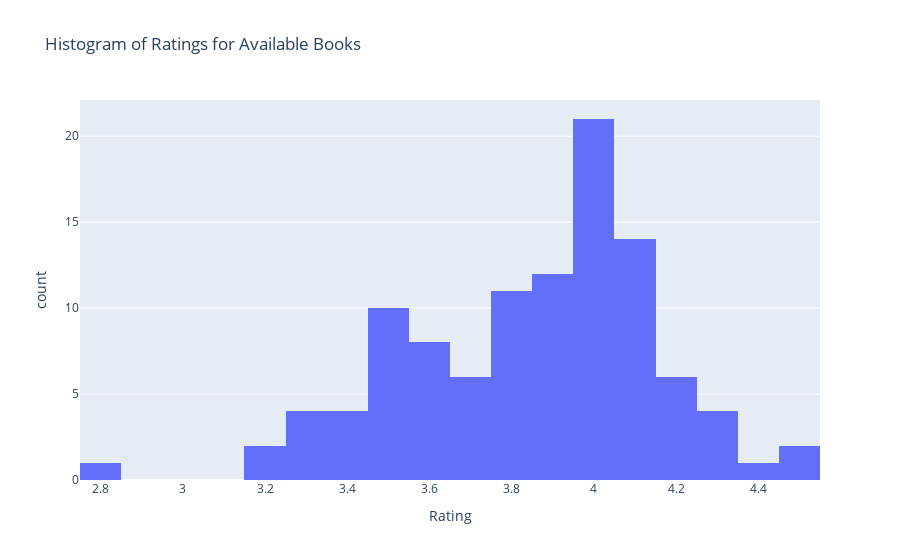

The cell this chart's notebook holds for it:
### Code cell
# Histogram of ratings for available books
av_books = books[books['Availability'] == 'AVAILABLE']
fig_av = px.histogram(av_books, x='Rating', title='Histogram of Ratings for Available Books')
fig_av.show()

### Figure 1 — Plotly figure (JSON) as saved in the notebook; plotly's stock layout.template omitted (floating-point values rounded to 4 significant figures)
{"data": [{"alignmentgroup": "True", "bingroup": "x", "hovertemplate": "Rating=%{x}<br>count=%{y}<extra></extra>", "legendgroup": "", "marker": {"color": "#636efa", "pattern": {"shape": ""}}, "name": "", "offsetgroup": "", "orientation": "v", "showlegend": false, "type": "histogram", "x": [3.5, 4, 3.9, 3.6, 3.3, 3.6, 4.3, 3.7, 3.5, 4.4, 4.1, 4.2, 3.4, 3.6, 4, 4.2, 3.9, 3.8, 3.3, 4.1, 4, 4.1, 4.2, 3.5, 4.2, 3.9, 4.1, 3.8, 3.4, 3.6, 3.7, 3.8, 4.1, 3.5, 3.6, 4, 3.3, 3.7, 4.2, 3.8, 4.2, 4.5, 4, 4, 3.7, 4, 4.1, 3.8, 3.7, 3.9, 3.8, 3.8, 4.1, 3.2, 4.1, 3.6, 4.3, 3.5, 3.5, 3.9, 3.9, 3.9, 3.9, 3.5, 4.3, 3.8, 4.3, 3.7, 4, 4, 4.1, 4.1, 3.6, 4, 4, 4, 3.4, 3.8, 3.8, 4.1, 4.1, 4.1, 4, 4.5, 4.1, 3.8, 4, 4, 3.5, 3.6, 4, 2.8, 4, 3.3, 4, 3.2, 3.9, 4, 3.9, 3.4, 3.5, 3.9, 4, 4, 3.9, 3.5], "xaxis": "x", "yaxis": "y"}], "layout": {"barmode": "relative", "legend": {"tracegroupgap": 0}, "title": {"text": "Histogram of Ratings for Available Books"}, "xaxis": {"anchor": "y", "domain": [0, 1], "title": {"text": "Rating"}}, "yaxis": {"anchor": "x", "domain": [0, 1], "title": {"text": "count"}}}}
